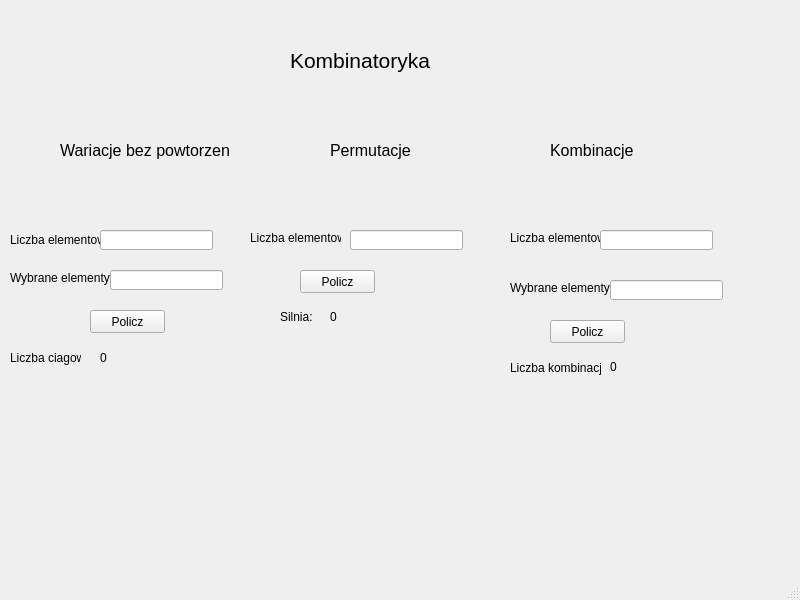
<?xml version="1.0" encoding="UTF-8"?>
<ui version="4.0">
 <class>MainWindow</class>
 <widget class="QMainWindow" name="MainWindow">
  <property name="geometry">
   <rect>
    <x>0</x>
    <y>0</y>
    <width>800</width>
    <height>600</height>
   </rect>
  </property>
  <property name="windowTitle">
   <string>MainWindow</string>
  </property>
  <widget class="QWidget" name="centralwidget">
   <widget class="QLabel" name="label">
    <property name="geometry">
     <rect>
      <x>290</x>
      <y>40</y>
      <width>201</width>
      <height>41</height>
     </rect>
    </property>
    <property name="font">
     <font>
      <pointsize>16</pointsize>
     </font>
    </property>
    <property name="text">
     <string>Kombinatoryka</string>
    </property>
   </widget>
   <widget class="QLabel" name="label_2">
    <property name="geometry">
     <rect>
      <x>330</x>
      <y>140</y>
      <width>91</width>
      <height>20</height>
     </rect>
    </property>
    <property name="font">
     <font>
      <pointsize>12</pointsize>
     </font>
    </property>
    <property name="text">
     <string>Permutacje</string>
    </property>
   </widget>
   <widget class="QLabel" name="label_3">
    <property name="geometry">
     <rect>
      <x>550</x>
      <y>140</y>
      <width>111</width>
      <height>21</height>
     </rect>
    </property>
    <property name="font">
     <font>
      <pointsize>12</pointsize>
     </font>
    </property>
    <property name="text">
     <string>Kombinacje</string>
    </property>
   </widget>
   <widget class="QLabel" name="label_4">
    <property name="geometry">
     <rect>
      <x>60</x>
      <y>140</y>
      <width>171</width>
      <height>21</height>
     </rect>
    </property>
    <property name="font">
     <font>
      <pointsize>12</pointsize>
     </font>
    </property>
    <property name="text">
     <string>Wariacje bez powtorzen</string>
    </property>
   </widget>
   <widget class="QLabel" name="label_5">
    <property name="geometry">
     <rect>
      <x>10</x>
      <y>230</y>
      <width>91</width>
      <height>20</height>
     </rect>
    </property>
    <property name="text">
     <string>Liczba elementow:</string>
    </property>
   </widget>
   <widget class="QLineEdit" name="n1">
    <property name="geometry">
     <rect>
      <x>100</x>
      <y>230</y>
      <width>113</width>
      <height>20</height>
     </rect>
    </property>
   </widget>
   <widget class="QLabel" name="label_6">
    <property name="geometry">
     <rect>
      <x>10</x>
      <y>350</y>
      <width>71</width>
      <height>16</height>
     </rect>
    </property>
    <property name="text">
     <string>Liczba ciagow:</string>
    </property>
   </widget>
   <widget class="QLabel" name="w1">
    <property name="geometry">
     <rect>
      <x>100</x>
      <y>350</y>
      <width>101</width>
      <height>16</height>
     </rect>
    </property>
    <property name="text">
     <string>0</string>
    </property>
   </widget>
   <widget class="QLabel" name="label_8">
    <property name="geometry">
     <rect>
      <x>250</x>
      <y>230</y>
      <width>91</width>
      <height>16</height>
     </rect>
    </property>
    <property name="text">
     <string>Liczba elementow:</string>
    </property>
   </widget>
   <widget class="QLineEdit" name="n2">
    <property name="geometry">
     <rect>
      <x>350</x>
      <y>230</y>
      <width>113</width>
      <height>20</height>
     </rect>
    </property>
   </widget>
   <widget class="QLabel" name="label_9">
    <property name="geometry">
     <rect>
      <x>280</x>
      <y>310</y>
      <width>47</width>
      <height>13</height>
     </rect>
    </property>
    <property name="text">
     <string>Silnia:</string>
    </property>
   </widget>
   <widget class="QLabel" name="w2">
    <property name="geometry">
     <rect>
      <x>330</x>
      <y>310</y>
      <width>47</width>
      <height>13</height>
     </rect>
    </property>
    <property name="text">
     <string>0</string>
    </property>
   </widget>
   <widget class="QLabel" name="label_11">
    <property name="geometry">
     <rect>
      <x>510</x>
      <y>230</y>
      <width>91</width>
      <height>16</height>
     </rect>
    </property>
    <property name="text">
     <string>Liczba elementow:</string>
    </property>
   </widget>
   <widget class="QLineEdit" name="n3">
    <property name="geometry">
     <rect>
      <x>600</x>
      <y>230</y>
      <width>113</width>
      <height>20</height>
     </rect>
    </property>
   </widget>
   <widget class="QLabel" name="label_12">
    <property name="geometry">
     <rect>
      <x>510</x>
      <y>280</y>
      <width>101</width>
      <height>16</height>
     </rect>
    </property>
    <property name="text">
     <string>Wybrane elementy:</string>
    </property>
   </widget>
   <widget class="QLineEdit" name="k2">
    <property name="geometry">
     <rect>
      <x>610</x>
      <y>280</y>
      <width>113</width>
      <height>20</height>
     </rect>
    </property>
   </widget>
   <widget class="QLabel" name="label_13">
    <property name="geometry">
     <rect>
      <x>510</x>
      <y>360</y>
      <width>91</width>
      <height>16</height>
     </rect>
    </property>
    <property name="text">
     <string>Liczba kombinacji:</string>
    </property>
   </widget>
   <widget class="QLabel" name="w3">
    <property name="geometry">
     <rect>
      <x>610</x>
      <y>360</y>
      <width>47</width>
      <height>13</height>
     </rect>
    </property>
    <property name="text">
     <string>0</string>
    </property>
   </widget>
   <widget class="QPushButton" name="b3">
    <property name="geometry">
     <rect>
      <x>550</x>
      <y>320</y>
      <width>75</width>
      <height>23</height>
     </rect>
    </property>
    <property name="text">
     <string>Policz</string>
    </property>
   </widget>
   <widget class="QPushButton" name="b2">
    <property name="geometry">
     <rect>
      <x>300</x>
      <y>270</y>
      <width>75</width>
      <height>23</height>
     </rect>
    </property>
    <property name="text">
     <string>Policz</string>
    </property>
   </widget>
   <widget class="QPushButton" name="b1">
    <property name="geometry">
     <rect>
      <x>90</x>
      <y>310</y>
      <width>75</width>
      <height>23</height>
     </rect>
    </property>
    <property name="text">
     <string>Policz</string>
    </property>
   </widget>
   <widget class="QLabel" name="label_7">
    <property name="geometry">
     <rect>
      <x>10</x>
      <y>270</y>
      <width>101</width>
      <height>16</height>
     </rect>
    </property>
    <property name="text">
     <string>Wybrane elementy:</string>
    </property>
   </widget>
   <widget class="QLineEdit" name="k1">
    <property name="geometry">
     <rect>
      <x>110</x>
      <y>270</y>
      <width>113</width>
      <height>20</height>
     </rect>
    </property>
   </widget>
  </widget>
  <widget class="QMenuBar" name="menubar">
   <property name="geometry">
    <rect>
     <x>0</x>
     <y>0</y>
     <width>800</width>
     <height>21</height>
    </rect>
   </property>
  </widget>
  <widget class="QStatusBar" name="statusbar"/>
 </widget>
 <resources/>
 <connections/>
</ui>
